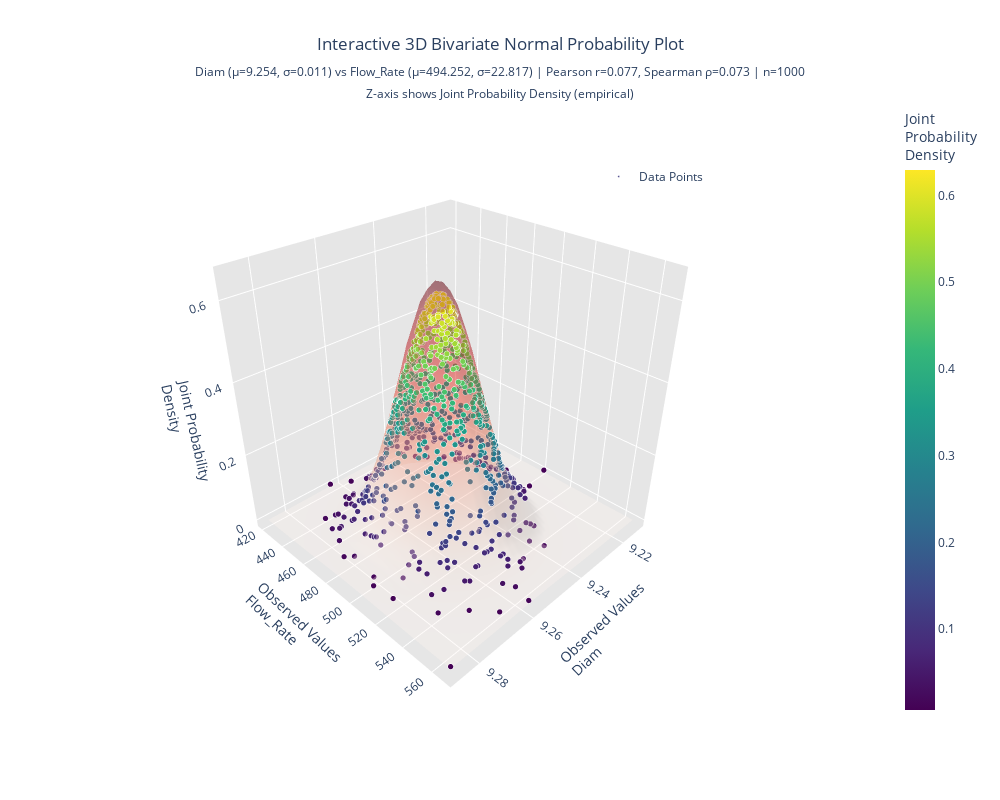

Here is the notebook cell this chart was saved with:
### Code cell
results = mv.plot_bivariate_probability('Diam', 'Flow_Rate', distribution='normal')

### Figure 1 — Plotly figure (JSON) as saved in the notebook; plotly's stock layout.template omitted (floating-point values rounded to 4 significant figures; data arrays with more than 128 entries replaced by an {"elided": "..."} marker saying what was removed)
{"data": [{"hovertemplate": "<b>{column_x}</b>: %{x:.3f}<br><b>{column_y}</b>: %{y:.3f}<br><b>Joint Density</b>: %{z:.6f}<br>%{text}<extra></extra>", "marker": {"color": {"elided": "1000 float values"}, "colorbar": {"title": {"text": "Joint<br>Probability<br>Density"}, "x": 1.1}, "colorscale": [[0, "#440154"], [0.1111, "#482878"], [0.2222, "#3e4989"], [0.3333, "#31688e"], [0.4444, "#26828e"], [0.5556, "#1f9e89"], [0.6667, "#35b779"], [0.7778, "#6ece58"], [0.8889, "#b5de2b"], [1, "#fde725"]], "line": {"color": "white", "width": 0.5}, "showscale": true, "size": 2}, "mode": "markers", "name": "Data Points", "text": {"elided": "1000 str values"}, "type": "scatter3d", "x": {"elided": "1000 float values"}, "y": {"elided": "1000 float values"}, "z": {"elided": "1000 float values"}}, {"colorscale": [[0, "rgb(255,245,240)"], [0.125, "rgb(254,224,210)"], [0.25, "rgb(252,187,161)"], [0.375, "rgb(252,146,114)"], [0.5, "rgb(251,106,74)"], [0.625, "rgb(239,59,44)"], [0.75, "rgb(203,24,29)"], [0.875, "rgb(165,15,21)"], [1, "rgb(103,0,13)"]], "hovertemplate": "<b>Theoretical Joint Density</b><br>X: %{x:.3f}<br>Y: %{y:.3f}<br>Density: %{z:.6f}<extra></extra>", "name": "Theoretical Surface<br>(Independence)", "opacity": 0.3, "showscale": false, "type": "surface", "x": {"elided": "30x30 float values"}, "y": {"elided": "30x30 float values"}, "z": {"elided": "30x30 float values"}}], "layout": {"height": 800, "legend": {"x": 0.7, "y": 0.9}, "scene": {"aspectmode": "cube", "camera": {"eye": {"x": 1.5, "y": 1.5, "z": 1.3}}, "xaxis": {"backgroundcolor": "rgb(230, 230, 230)", "gridcolor": "white", "title": {"text": "Observed Values<br>Diam"}}, "yaxis": {"backgroundcolor": "rgb(230, 230, 230)", "gridcolor": "white", "title": {"text": "Observed Values<br>Flow_Rate"}}, "zaxis": {"backgroundcolor": "rgb(230, 230, 230)", "gridcolor": "white", "title": {"text": "Joint Probability<br>Density"}}}, "showlegend": true, "title": {"text": "Interactive 3D Bivariate Normal Probability Plot<br><sub>Diam (μ=9.254, σ=0.011) vs Flow_Rate (μ=494.252, σ=22.817) | Pearson r=0.077, Spearman ρ=0.073 | n=1000</sub><br><sub>Z-axis shows Joint Probability Density (empirical)</sub>", "x": 0.5, "xanchor": "center"}, "width": 1000}}
